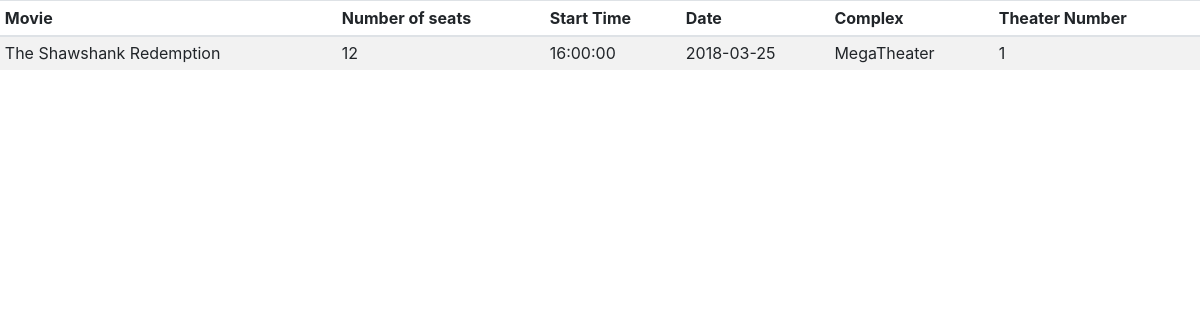
Page /parts/reserve_list.php?userID=1 on the committed database.
### tables this page shows
CREATE TABLE `reservation` (
  `UserID` int(11) NOT NULL,
  `STime` time NOT NULL,
  `SDate` date NOT NULL,
  `TheaterNo` int(11) NOT NULL,
  `ComplexNo` int(11) NOT NULL,
  `MovieID` int(11) NOT NULL,
  `NumTickets` int(11) NOT NULL,
  PRIMARY KEY (`UserID`,`STime`,`SDate`,`MovieID`),
  KEY `STime` (`STime`,`SDate`,`TheaterNo`,`ComplexNo`,`MovieID`),
  CONSTRAINT `reservation_ibfk_2` FOREIGN KEY (`UserID`) REFERENCES `Users` (`UserID`),
  CONSTRAINT `reservation_ibfk_3` FOREIGN KEY (`STime`, `SDate`, `TheaterNo`, `ComplexNo`, `MovieID`) REFERENCES `Showing` (`STime`, `SDate`, `TheaterNo`, `ComplexNo`, `MovieID`) ON DELETE CASCADE
);

CREATE TABLE `movie` (
  `MovieID` int(11) NOT NULL AUTO_INCREMENT,
  `Title` varchar(60) NOT NULL,
  `RunTime` int(11) NOT NULL,
  `Rating` enum('G','PG','14A','18A','R','A') NOT NULL,
  `Plot` text,
  `Director` varchar(100) NOT NULL,
  `Producer` varchar(100) NOT NULL,
  `SDate` date NOT NULL,
  `EDate` date NOT NULL,
  `SupplierID` int(11) NOT NULL,
  PRIMARY KEY (`MovieID`),
  KEY `SupplierID` (`SupplierID`),
  CONSTRAINT `movie_ibfk_1` FOREIGN KEY (`SupplierID`) REFERENCES `supplier` (`SupplierID`)
);

CREATE TABLE `complex` (
  `ComplexNo` int(11) NOT NULL AUTO_INCREMENT,
  `Name` varchar(50) NOT NULL,
  `Address` varchar(100) NOT NULL,
  `Phone` char(10) NOT NULL,
  PRIMARY KEY (`ComplexNo`)
);

### parts/reserve_list.php (the view, shortened to what this page needs)
<?php
include_once '../lib/database.php';
$user = $_GET["userID"];
$reserves=$db->query("Select M.title, NumTickets, R.Stime, R.Sdate, C.Name, R.theaterNo  from reservation R, users U, showing S, movie M, complex C where R.userid=U.userid and R.movieid=S.movieid and S.movieid=M.movieID and S.`ComplexNo`=C.complexno and R.userid=".$user);
?>
<!DOCTYPE html>
<html lang="en">
<head>
    <link href="../css/bootstrap.css" rel="stylesheet">
</head>
<body>
<table class="table table-striped table-sm">
              <thead>
                <tr>
                  <th>Movie</th>
                  <th>Number of seats</th>
                  <th>Start Time</th>
                  <th>Date</th>
                  <th>Complex</th>
                  <th>Theater Number</th>
                </tr>
              </thead>
              <tbody>
<?php
while($res = $reserves->fetch()){
  echo "<tr><td>".$res['title']."</td><td>".$res["NumTickets"]."</td><td>".$res["Stime"]."</td><td>".$res["Sdate"]."</td><td>".$res["Name"]."</td><td>".$res["theaterNo"]."</td></tr>";
};
?>
              </tbody>
            </table>
</body>
</html>

### rows in the picture
reservation: movie.Title "The Shawshank Redemption", NumTickets "12", STime "16:00:00", SDate "2018-03-25", complex.Name "MegaTheater", TheaterNo "1"
